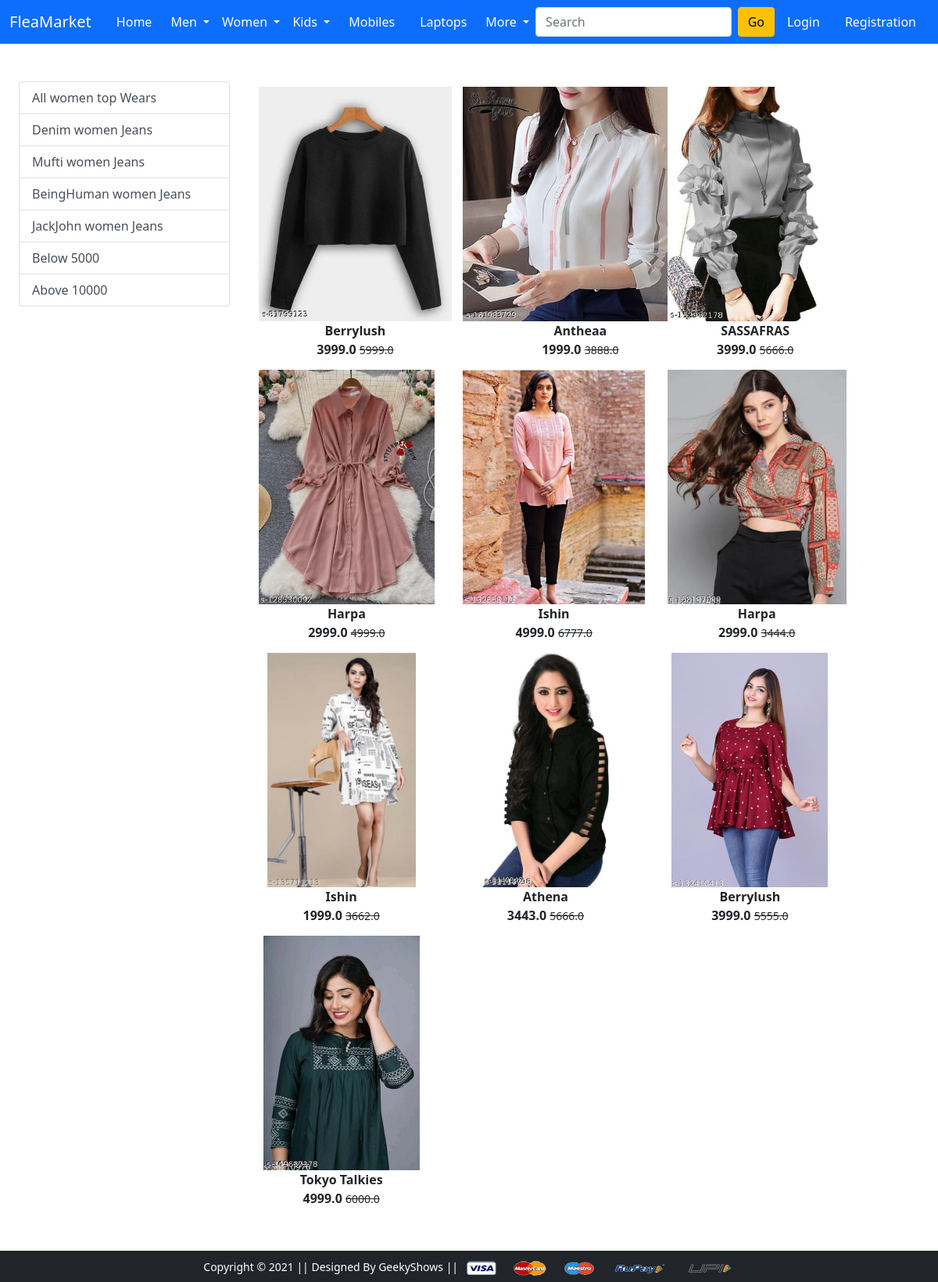
The app's page /womentopwear/ with its own data.
### app/models.py (models this page shows, shortened)
class Product(models.Model):
    title = models.CharField(max_length=100)
    selling_price = models.FloatField()
    discounted_price = models.FloatField()
    description = models.TextField()
    brand = models.CharField(max_length=100)
    category = models.CharField(choices=CATEGORY_CHOICES, max_length=2)
    product_image = models.ImageField(upload_to="productimage")

### app/views.py (the view)
# urls.py: path("womentopwear/", views.womentopwear, name="womentopwear"),
def womentopwear(request, data=None):
   if data == None:
      womentopwears = Product.objects.filter(category='WT')
   elif data == 'Denim' or data == 'Mufti' or data == 'BeingHuman' or data == 'JackJohn':
      womentopwears = Product.objects.filter(category='WT').filter(brand=data)
   elif data == 'Below':
      womentopwears = Product.objects.filter(category='WT').filter(discounted_price__lt=10000)
   elif data == 'Above':
      womentopwears = Product.objects.filter(category='WT').filter(discounted_price__gt=30000)
   return render(request, 'app/womentopwear.html', {'womentopwears':womentopwears})

### app/templates/app/womentopwear.html (shortened to what this page needs)
{% extends 'app/base.html' %}
{% load static %}
{% block main-content %}
<div class="container-fluid my-5">
  <div class="row">
    <div class="col-sm-3">
      <div class="list-group">
        <a
          href="{% url 'womentopwear' %}"
          class="list-group-item list-group-item-action"
          area-current="true"
          >All women top Wears</a
        >
        <a
          href="{% url 'womentopweardata' 'Denim' %}"
          class="list-group-item list-group-item-action"
          area-current="true"
          >Denim women Jeans</a
        >
        <a
          href="{% url 'womentopweardata' 'Mufti' %}"
          class="list-group-item list-group-item-action"
          area-current="true"
          >Mufti women Jeans</a
        >
        <a
          href="{% url 'womentopweardata' 'BeingHuman' %}"
          class="list-group-item list-group-item-action"
          area-current="true"
          >BeingHuman women Jeans</a
        >
        <a
          href="{% url 'womentopweardata' 'JackJohn' %}"
          class="list-group-item list-group-item-action"
          area-current="true"
          >JackJohn women Jeans</a
        >
        <a
          href="{% url 'womentopweardata' 'Below' %}"
          class="list-group-item list-group-item-action"
          area-current="true"
          >Below 5000</a
        >
        <a
          href="{% url 'womentopweardata' 'Above' %}"
          class="list-group-item list-group-item-action"
          area-current="true"
          >Above 10000</a
        >
      </div>
    </div>
    <div class="col-sm-8">
      <div class="row">
        {% for product in womentopwears %}
        <div class="col-sm-4 text-center mg-4">
          <a href="{% url 'product-detail' product.id %}" class="btn">
            <div class="item">
              <img
                src="{{product.product_image.url}}"
                alt=""
                height="300"
                class=""
              />
              <div class="fw-bold">{{product.title}}</div>
              <div class="fw-bold">
                {{product.discounted_price}}  <small class="fw-light text-decoration-line-through"
                  >{{product.selling_price}}</small
                >
              </div>
            </div>
          </a>
        </div>
        {% endfor %}
      </div>
    </div>
  </div>
</div>
{% endblock main-content %}

### records on screen
Product: product_image (picture), title "Berrylush", discounted_price "3999.0", selling_price "5999.0"
Product: product_image (picture), title "Antheaa", discounted_price "1999.0", selling_price "3888.0"
Product: product_image (picture), title "SASSAFRAS", discounted_price "3999.0", selling_price "5666.0"
Product: product_image (picture), title "Harpa", discounted_price "2999.0", selling_price "4999.0"
Product: product_image (picture), title "Ishin", discounted_price "4999.0", selling_price "6777.0"
Product: product_image (picture), title "Harpa", discounted_price "2999.0", selling_price "3444.0"
Product: product_image (picture), title "Ishin", discounted_price "1999.0", selling_price "3662.0"
Product: product_image (picture), title "Athena", discounted_price "3443.0", selling_price "5666.0"
Product: product_image (picture), title "Berrylush", discounted_price "3999.0", selling_price "5555.0"
Product: product_image (picture), title "Tokyo Talkies", discounted_price "4999.0", selling_price "6000.0"
